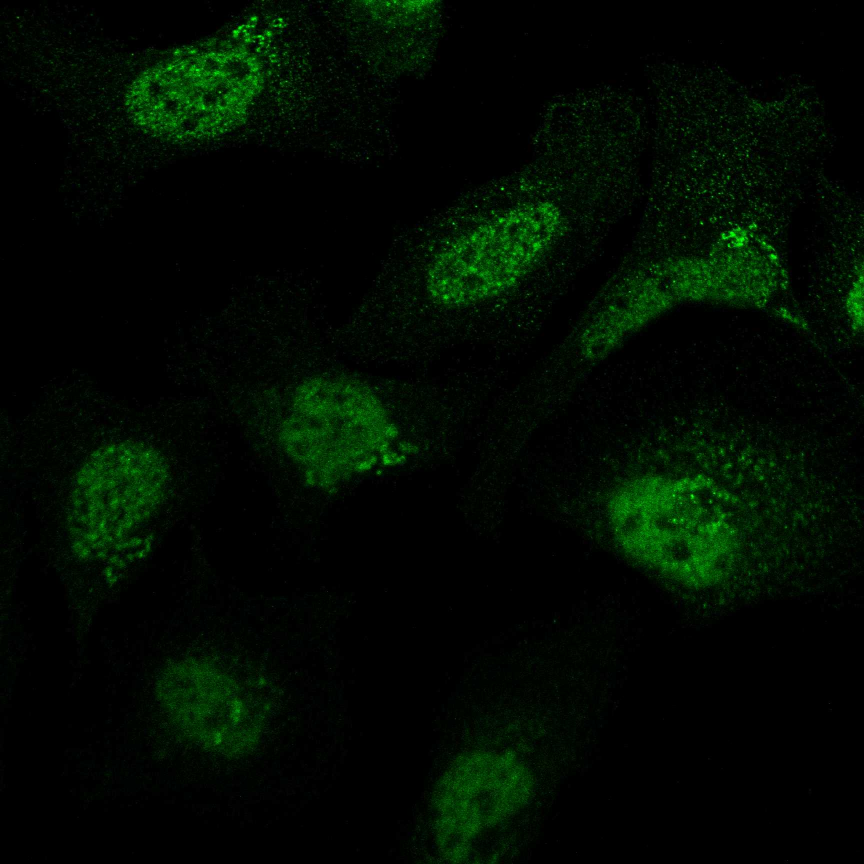
#> input picture 20_B5_1_green.jpg, 1728 x 1728 px (shown at 1/2 size)
$ jupyter execute --allow-errors Segment_and_Crop.ipynb
#> lines starting #> are read from the running program, lines starting #| are printed output that depends on the picture; after the words box and inside, x2 and y2 are one past the last pixel; in counts of white or black regions, pixels touching at a corner belong together
#> further down, img is the input picture: shape (1728, 1728, 3); mean B, G, R 1.3, 11.2, 1.3
[cell 1]
import numpy as np
import cv2
from matplotlib import pyplot as plt

[cell 2]
def read_and_thresh(img):
    gray = cv2.cvtColor(img,cv2.COLOR_BGR2GRAY)
    ret, thresh = cv2.threshold(gray,0,255,cv2.THRESH_BINARY_INV+cv2.THRESH_OTSU)
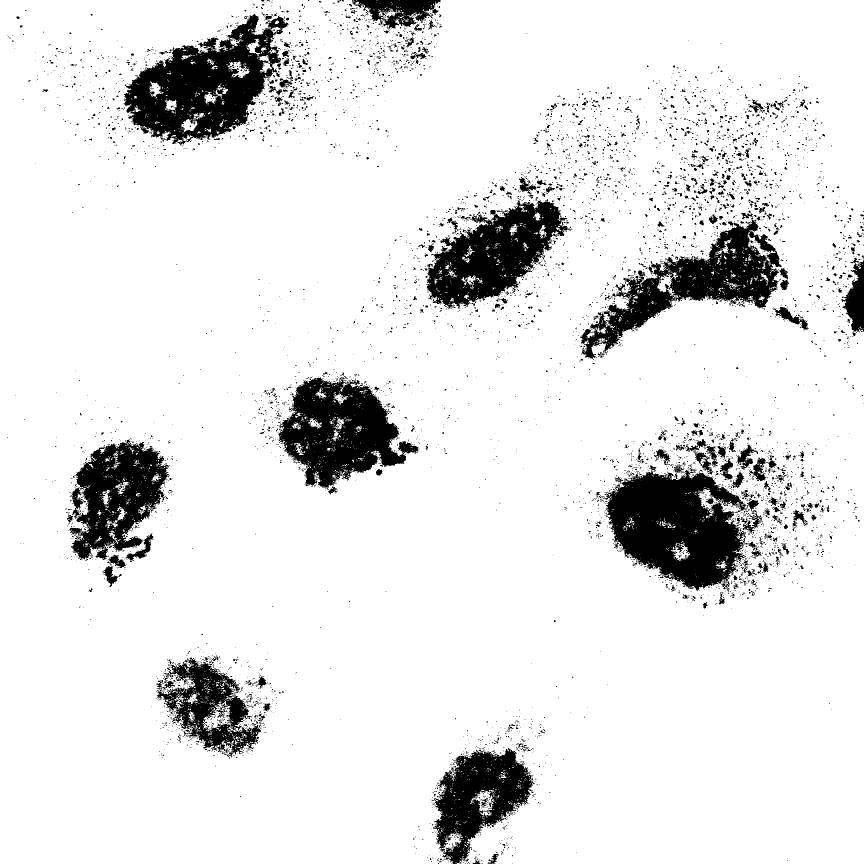
#> thresh: shape (1728, 1728) (shown at 1/2 size); 89.6% white; 6103 black regions (5696 under 20 px), largest, box (x1, y1, x2, y2) and area: (1207, 928, 1492, 1182) 44851, (247, 28, 578, 291) 41755, (556, 755, 837, 978) 33939
#> ret = 22

    return thresh

[cell 3]
def clean_image(thresh):
    # noise removal
    kernel = np.ones((3,3),np.uint8)
    opening = cv2.morphologyEx(thresh,cv2.MORPH_OPEN,kernel, iterations = 2)
#> opening: shape (1728, 1728); 87.2% white; 2577 black regions (2192 under 20 px), largest, box (x1, y1, x2, y2) and area: (1183, 859, 1579, 1188) 67585, (247, 23, 608, 293) 50872, (1161, 398, 1578, 721) 42637

    # sure background area
    sure_bg = cv2.dilate(opening,kernel,iterations=3)
#> sure_bg: shape (1728, 1728); 90.7% white; 149 black regions (90 under 20 px), largest, box (x1, y1, x2, y2) and area: (1196, 934, 1523, 1177) 46940, (251, 31, 572, 287) 40122, (558, 754, 834, 976) 34472

    # Finding sure foreground area
    dist_transform = cv2.distanceTransform(opening,cv2.DIST_L2,5)
    ret, sure_fg = cv2.threshold(dist_transform,0.7*dist_transform.max(),255,0)
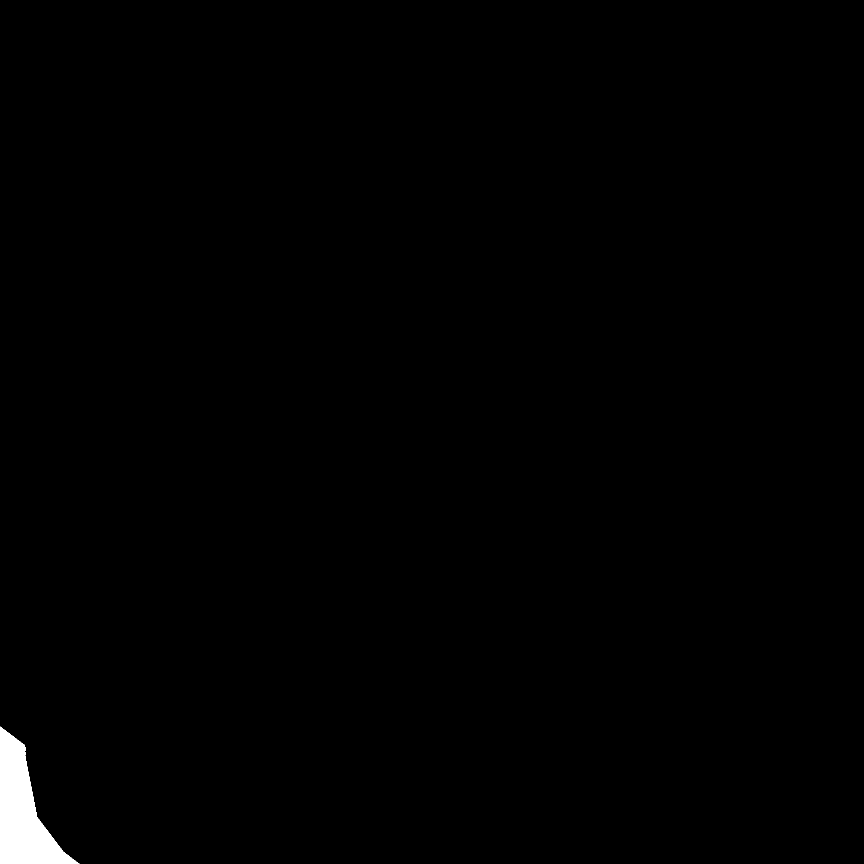
#> sure_fg: shape (1728, 1728) float32 (shown at 1/2 size); 0.68% white; 1 white region, box (x1, y1, x2, y2) and area: (0, 1453, 159, 1728) 20168
#> ret = 269.1

    # Finding unknown region
    sure_fg = np.uint8(sure_fg)
    unknown = cv2.subtract(sure_bg,sure_fg)
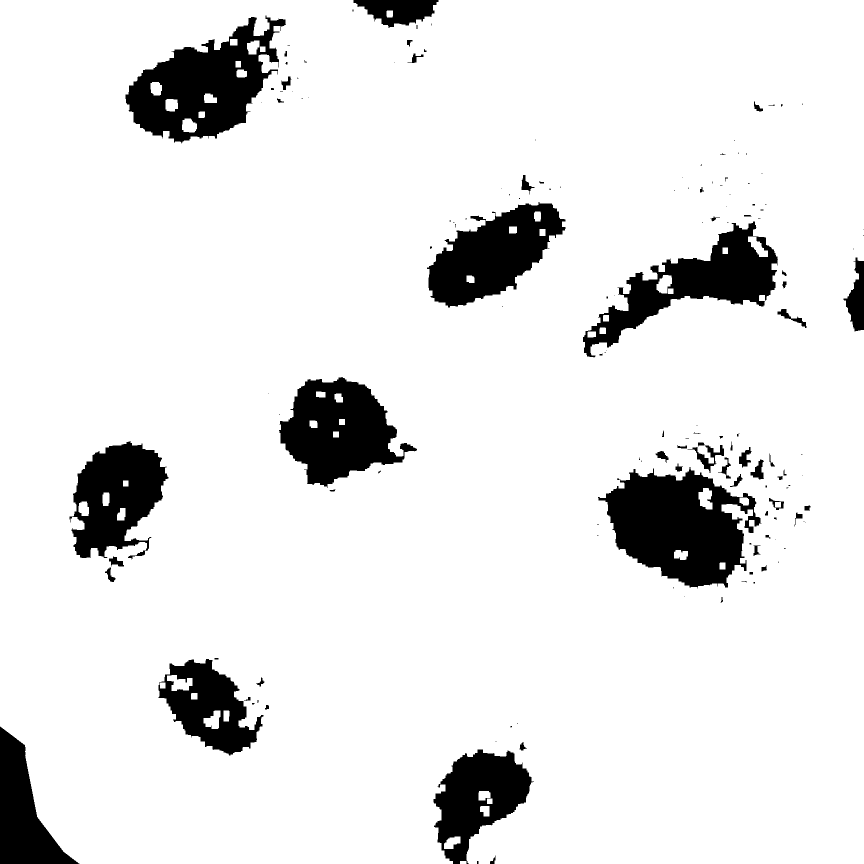
#> unknown: shape (1728, 1728) (shown at 1/2 size); 90.1% white; 150 black regions (90 under 20 px), largest, box (x1, y1, x2, y2) and area: (1196, 934, 1523, 1177) 46940, (251, 31, 572, 287) 40122, (558, 754, 834, 976) 34472

    return sure_fg, unknown

[cell 4]
def segment_watershed(sure_fg, unknown, img):
    # Marker labelling
    ret, markers = cv2.connectedComponents(sure_fg)
#> ret = 2

    # Add one to all labels so that sure background is not 0, but 1
    markers = markers+1
#> markers: shape (1728, 1728) int32; values 1 (black) and 2 (white), 0.68% white; 1 white region

    # Now, mark the region of unknown with zero
    markers[unknown==255] = 0
#> markers: shape (1728, 1728) int32; 3 distinct labels, from 0 to 2

    markers = cv2.watershed(img,markers)
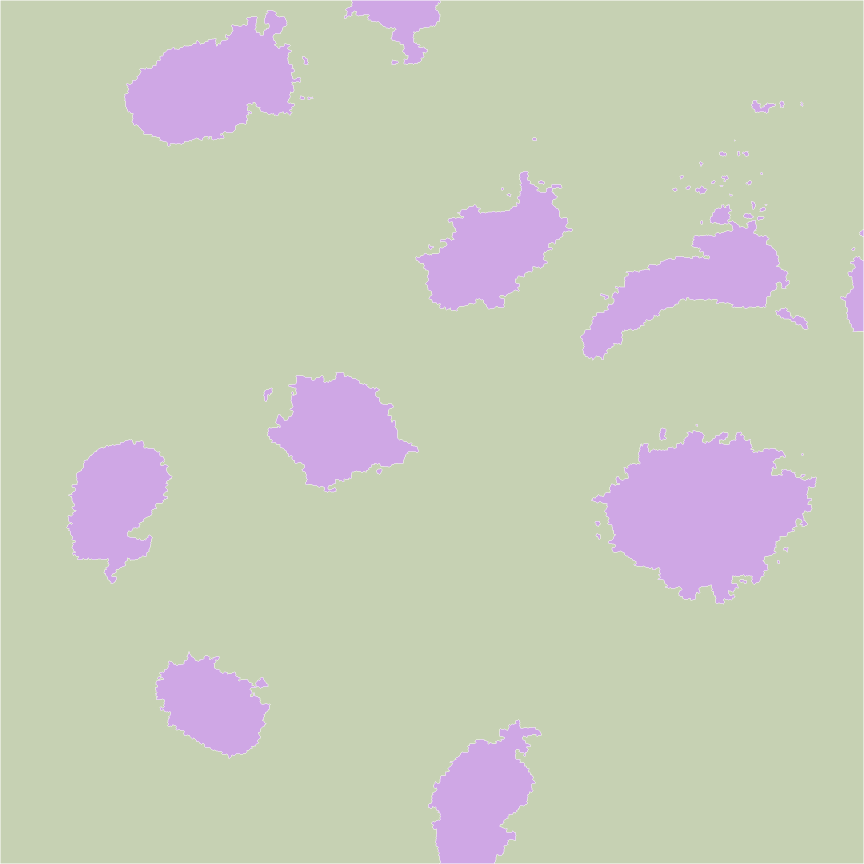
#> markers: shape (1728, 1728) int32 (shown at 1/2 size); 3 distinct labels, from -1 to 2; one colour per label, 0 black, -1 white

    return markers

[cell 5]
def cells_contours(markers):
    contours, hierarchy = cv2.findContours(markers,cv2.RETR_CCOMP,cv2.CHAIN_APPROX_SIMPLE)
#> contours = 114 contours, 20 with area under 20; largest, box (x1, y1, x2, y2) and area: (1, 1, 1727, 1727) 2920055, (1181, 859, 1635, 1210) 95984, (1183, 861, 1633, 1208) 91992, (247, 19, 603, 294) 57408, (249, 21, 601, 292) 54558

    idx = 0
    cells = list()
    for c in contours:
        include = True
        # omit this contour if it touches the edge of the image
        x,y,w,h = cv2.boundingRect(c)
        if x <= 1 or y <=1:
            include = False
        if x+w+1 >= markers.shape[1] or y+h+1 >= markers.shape[0]:
            include = False
        # draw the contour
        if include == True and w>75 and h>75:
            cells.append(c)
#> this loop made 114 passes
#> (include, x, y, w, h) on passes 1 to 8: (False, 857, 1440, 225, 287), (True, 311, 1304, 229, 213), (True, 309, 1302, 233, 217), (True, 1480, 1159, 13, 8), (True, 1478, 1157, 17, 12), (True, 1555, 1121, 4, 6), (True, 1553, 1119, 8, 10), (True, 1567, 1095, 9, 9)
#> after the loop, cells = 14 contours; largest, box (x1, y1, x2, y2) and area: (1181, 859, 1635, 1210) 95984, (1183, 861, 1633, 1208) 91992, (247, 19, 603, 294) 57408, (249, 21, 601, 292) 54558, (1160, 407, 1580, 722) 47212
#> the loop `for i in range(1,len(cells),2):` made 7 passes
#> pass 1, `new_img=img[y:y+h,x:x+w]`:
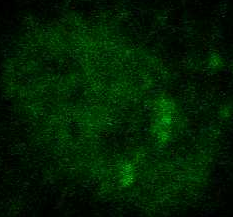
#> new_img: shape (217, 233, 3); mean B, G, R 2.7, 31.5, 2.6
#> pass 1, in pad_and_resize, `new_im = cv2.copyMakeBorder(im, top, bottom, left, right, cv2.BORDER_C..`:
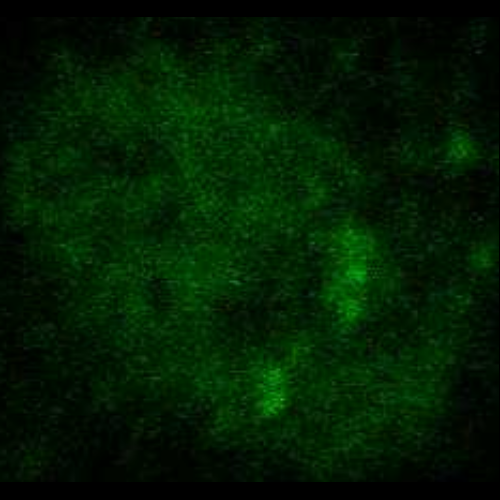
#> new_im: shape (500, 500, 3); mean of channels 0, 1, 2 2.4, 29.2, 2.4; drawn as B, G, R
#> after the loop `for i in range(1,len(cells),2):`:
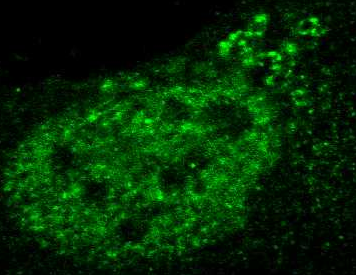
#> new_img: shape (275, 356, 3); mean B, G, R 3.9, 43, 3.7
#> after the loop `for i in range(1,len(cells),2):`: count = 7
#> pass 2 of the loop `for path in paths:`:
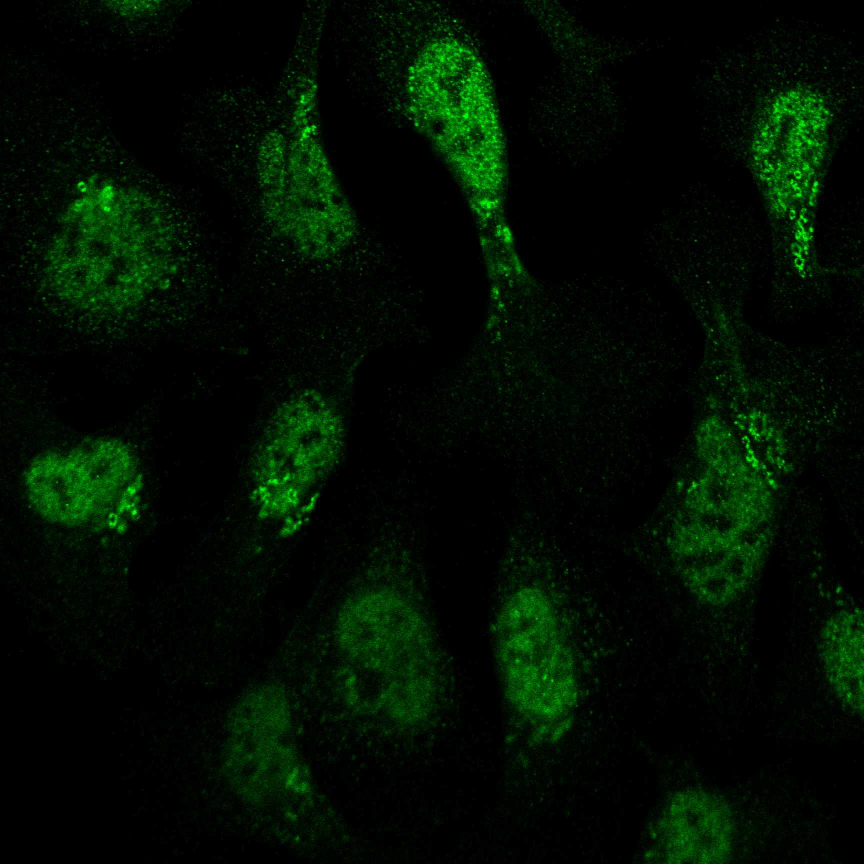
#> input picture 20_B5_2_green.jpg, 1728 x 1728 px (shown at 1/2 size)
#> img is the input picture: shape (1728, 1728, 3); mean B, G, R 1.5, 14.5, 1.5
#> in read_and_thresh (call 2), `ret, thresh = cv2.threshold(gray,0,255,cv2.THRESH_BINARY_INV+cv2.THRES..`:
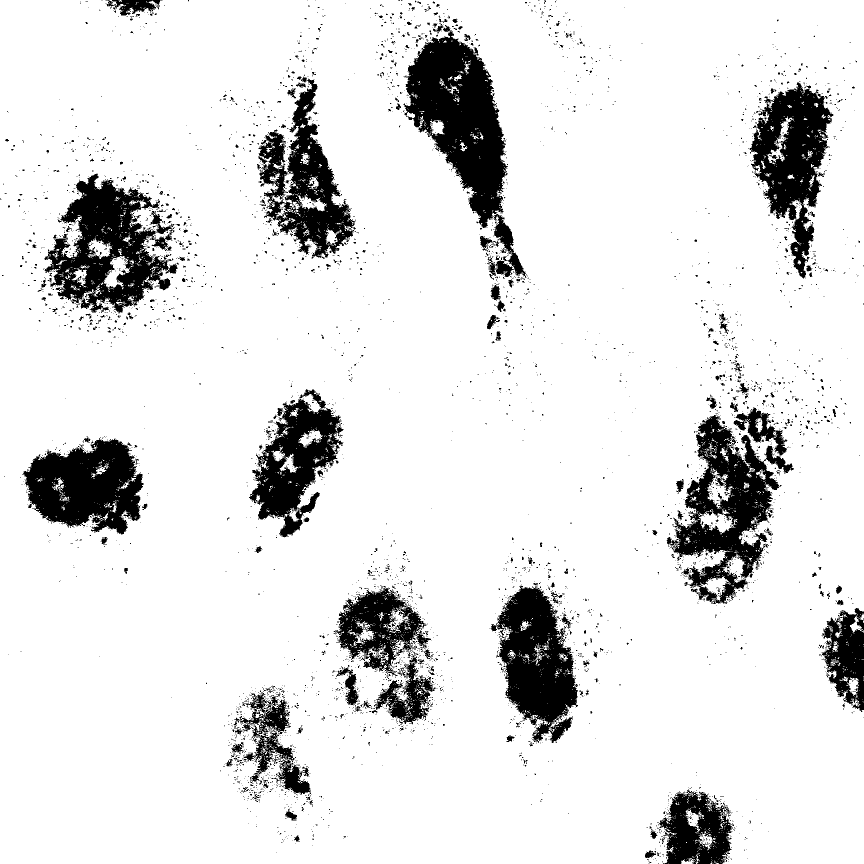
#> thresh: shape (1728, 1728) (shown at 1/2 size); 88.3% white; 4469 black regions (4191 under 20 px), largest, box (x1, y1, x2, y2) and area: (807, 50, 1053, 556) 44753, (88, 347, 355, 627) 34941, (1333, 829, 1558, 1208) 34360
#> in read_and_thresh (call 2), `ret, thresh = cv2.threshold(gray,0,255,cv2.THRESH_BINARY_INV+cv2.THRES..`: ret = 26
#> contours = 80 contours, 6 with area under 20; largest, box (x1, y1, x2, y2) and area: (1, 1, 1727, 1727) 2940242, (1334, 781, 1611, 1219) 63306, (1336, 783, 1609, 1217) 59336, (805, 37, 1058, 564) 54900, (82, 349, 362, 661) 54504
#> the loop in cells_contours (call 2), `for c in contours:` made 80 passes
#> (include, x, y, w, h) on passes 1 to 4: (True, 592, 1674, 6, 6), (True, 590, 1672, 10, 10), (True, 567, 1624, 26, 16), (True, 565, 1622, 30, 20)
#> the loop `for i in range(1,len(cells),2):` made 10 passes
#> after the loop `for i in range(1,len(cells),2):`:
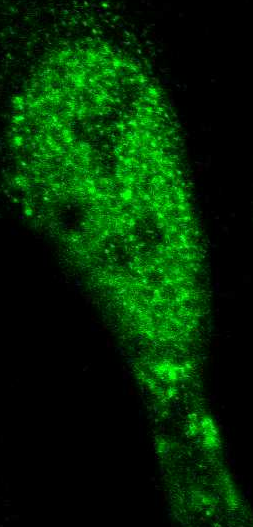
#> new_img: shape (527, 253, 3); mean B, G, R 2.8, 41.6, 2.7

    return cells

[cell 6]
def pad_and_resize(im):
    desired_size = 500

    old_size = np.shape(im) # old_size is in (height, width) format

    ratio = float(desired_size)/max(old_size)
    new_size = tuple([int(x*ratio) for x in old_size])

    # new_size should be in (width, height) format

    im = cv2.resize(im, (new_size[1], new_size[0]))

    delta_w = desired_size - new_size[1]
    delta_h = desired_size - new_size[0]
    top, bottom = delta_h//2, delta_h-(delta_h//2)
    left, right = delta_w//2, delta_w-(delta_w//2)

    color = [0, 0, 0]
    new_im = cv2.copyMakeBorder(im, top, bottom, left, right, cv2.BORDER_CONSTANT,value=color)

    return new_im

[cell 7]
paths = ['20_B5_1_green.jpg', '20_B5_2_green.jpg', '21_B5_1_green.jpg', '21_B5_2_green.jpg', '22_B5_1_green.jpg','22_B5_2_green.jpg',
        '504_A4_1_green.jpg', '504_A4_3_green.jpg', '506_A4_2_green.jpg', '506_A4_3_green.jpg', '555_A4_1_green.jpg', '555_A4_2_green.jpg']

#> (the rest of this cell did not finish here and is left out)
